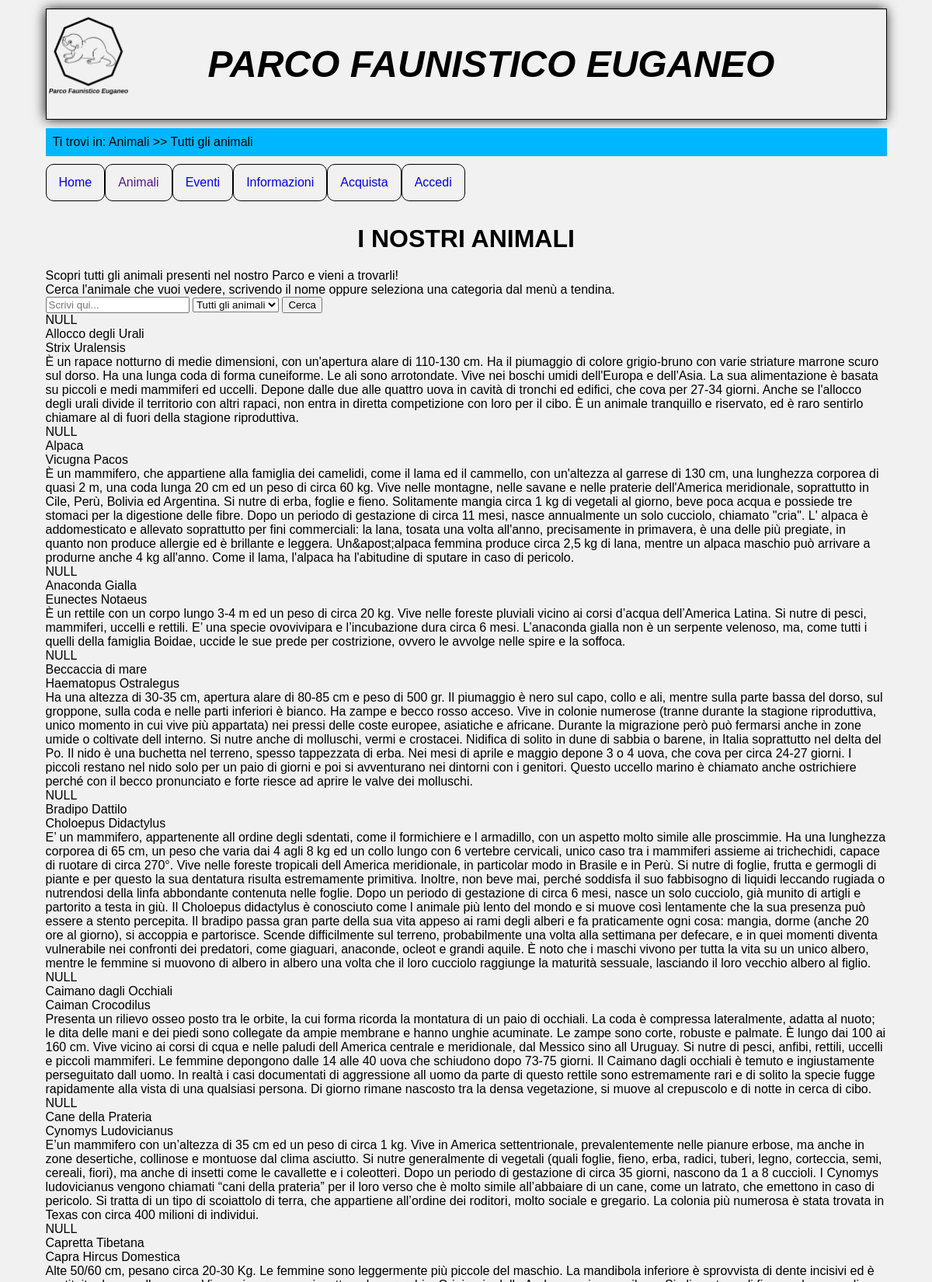
The app's page /PAGES/animali.php (upper part) with its own data.
### tables this page shows
CREATE TABLE IF NOT EXISTS Animali (
    NomeComune varchar(30),
    NomeProprio varchar(20) NULL,
    NomeScientifico varchar(50),
    Famiglia varchar(20),
    SezioneParco varchar(20),
    Descrizione text,
    Ritratto varchar(100),
    PRIMARY KEY(NomeComune)
);

### PHP/sqlInteractions.php (called while the page is built, shortened)
<?php
	class sqlInteractions {
	public $connection = null;
	public function apriConnessioneDB(){
		$this->connection = mysqli_connect(static::host,static::user,static::pass,static::dbName);
		if(!$this->connection){
			return false;
		}
		else{
			return true;
		}
	}
	public function getSelect($testo) {
		if($testo==null){
			$select = 'SELECT NomeComune, NomeScientifico, Ritratto, Descrizione FROM Animali WHERE Famiglia!=\'Cuccioli\' ORDER BY NomeComune ASC';
		}
		else{
			$select = 'SELECT NomeComune, NomeScientifico, Ritratto, Descrizione FROM Animali WHERE NomeComune LIKE \'%'.$testo.'%\' OR NomeScientifico LIKE \'%'.$testo.'%\' OR Famiglia LIKE \'%'.$testo.'%\' OR SezioneParco LIKE \'%'.$testo.'%\' ORDER BY NomeComune ASC';
		}
		$selectResult = mysqli_query($this->connection,$select);
		if(mysqli_num_rows($selectResult)==0){
			return null;
		}
		else{
			$animal = array();
			while($row=mysqli_fetch_assoc($selectResult)){
				$arraySingoloAnimale = array('NomeComune'=>$row['NomeComune'],'NomeScientifico'=>$row['NomeScientifico'],'Ritratto'=>$row['Ritratto'],'Descrizione'=>$row['Descrizione']);
				array_push($animal,$arraySingoloAnimale);
			}
			return $animal;
		}
	}
}
?>

### PAGES/animali.php (the view, shortened to what this page needs)
<?php
    require_once "../PHP/modulesInit.php";
    require_once "../PHP/sqlInteractions.php";
    $oggettoPagina = new sqlInteractions();
    $connessione = $oggettoPagina->apriConnessioneDB();
    if($connessione){
        $cercaTesto = $_POST['cerca'];
        if($cercaTesto!=null){
            $animali = $oggettoPagina->getSelect($cercaTesto);
        }
        else{
            $cercaTesto = $_POST['scegliFamiglia'];
            if($cercaTesto!=null){
                $animali = $oggettoPagina->getFamily($cercaTesto);
            }
            else{
                $animali = $oggettoPagina->getSelect($cercaTesto);
            }
        }
        if($animali==null){
            $stringaAnimali = "<p class=\"msgErr\">Non abbiamo trovato nessun animale collegato alla tua ricerca&period;</p><p class=\"msgErr\">Pu&ograve; essere che non siano presenti gli animali che cerchi in questo momento al Parco Faunistico Euganeo&period;</p>";
        }
        else{
            if($cercaTesto!=null){
                $stringaAnimali = "<p>Risultati per \"".$cercaTesto."\"</p><dl id=\"risultatiAnimali\">";
            }
            else{
                $stringaAnimali = "<dl id=\"risultatiAnimali\">";
            }
            foreach($animali as $animals){
                $stringaAnimali .= "<dt>".$animals['Ritratto']."</dt><dt>".$animals['NomeComune']."</dt><dt>".$animals['NomeScientifico']."</dt><dt>".$animals['Descrizione']."</dt>";
                }
                $stringaAnimali .= "</dl>";
        }
    }
    else{
        $stringaAnimali = "<p class=\"msgErr\">Connessione al database degli animali fallita&period;</p><p class=\"msgErr\">Per favore&comma; riprova&period;</p>";
    }
    $output = file_get_contents("../HTML/animali.html");
    $output = str_replace('<a href="animali.php">','</a>',$output);
    $output = str_replace("<menu></menu>",modulesInit::menu(),$output);
    $output = str_replace("<breadcrumb></breadcrumb>",modulesInit::breadcrumb('Animali >> Tutti gli animali'),$output);
    $output = str_replace("<tuttiAnimali></tuttiAnimali>",$stringaAnimali,$output);
    echo $output;
?>

### CSS/cssGenerale.css (style rules this page uses)
* { margin: auto; }
html, body { font-family: Verdana, Arial, Helvetica, sans-serif; font-size: 100%; max-width: 95%; margin: auto; padding: 0; }
body { background-color: #f1f1f1; }
a { text-decoration: none; }
.titolo { text-align: center; font-weight: bolder; display: block; padding: 20px; font-size: 2em; }
#header { font-size: 100%; max-width: 100%; margin: 1% 0; border: 1px solid black; -webkit-box-shadow:-1px 0 15px -1px black; -moz-box-shadow:-1px 0 15px -1px black; box-shadow:-1px 0 15px -1px black; overflow: auto; background-color: #f1f1f1; }
.logoHeader { float: left; width: 10%; height: auto; }
#header h1 { font-family: Verdana, Arial, Helvetica, sans-serif; font-size: 300%; font-style: italic; text-align: center; padding: 4%; color: black; }

### records on screen
animali: Ritratto "NULL", NomeComune "Allocco degli Urali", NomeScientifico "Strix Uralensis", Descrizione "È un rapace notturno di medie dimensioni, con un'apertura alare di 110-130 cm. Ha il piumaggio di colore grigio-bruno con varie striature marrone scuro sul dorso. Ha una lunga coda di forma cuneiforme. Le ali sono arrotondate. Vive nei boschi umidi dell'Europa e dell'Asia. La sua alimentazione è basata su piccoli e medi mammiferi ed uccelli. Depone dalle due alle quattro uova in cavità di tronchi ed edifici, che cova per 27-34 giorni. Anche se l'allocco degli urali divide il territorio con altri rapaci, non entra in diretta competizione con loro per il cibo. È un animale tranquillo e riservato, ed è raro sentirlo chiamare al di fuori della stagione riproduttiva."
animali: Ritratto "NULL", NomeComune "Alpaca", NomeScientifico "Vicugna Pacos", Descrizione "È un mammifero, che appartiene alla famiglia dei camelidi, come il lama ed il cammello, con un'altezza al garrese di 130 cm, una lunghezza corporea di quasi 2 m, una coda lunga 20 cm ed un peso di circa 60 kg. Vive nelle montagne, nelle savane e nelle praterie dell'America meridionale, soprattutto in Cile, Perù, Bolivia ed Argentina. Si nutre di erba, foglie e fieno. Solitamente mangia circa 1 kg di vegetali al giorno, beve poca acqua e possiede tre stomaci per la digestione delle fibre. Dopo un periodo di gestazione di circa 11 mesi, nasce annualmente un solo cucciolo, chiamato \"cria\". L' alpaca è addomesticato e allevato soprattutto per fini commerciali: la lana, tosata una volta…"
animali: Ritratto "NULL", NomeComune "Anaconda Gialla", NomeScientifico "Eunectes Notaeus", Descrizione "È un rettile con un corpo lungo 3-4 m ed un peso di circa 20 kg. Vive nelle foreste pluviali vicino ai corsi d’acqua dell’America Latina. Si nutre di pesci, mammiferi, uccelli e rettili. E’ una specie ovovivipara e l’incubazione dura circa 6 mesi. L’anaconda gialla non è un serpente velenoso, ma, come tutti i quelli della famiglia Boidae, uccide le sue prede per costrizione, ovvero le avvolge nelle spire e la soffoca."
animali: Ritratto "NULL", NomeComune "Beccaccia di mare", NomeScientifico "Haematopus Ostralegus", Descrizione "Ha una altezza di 30-35 cm, apertura alare di 80-85 cm e peso di 500 gr. Il piumaggio è nero sul capo, collo e ali, mentre sulla parte bassa del dorso, sul groppone, sulla coda e nelle parti inferiori è bianco. Ha zampe e becco rosso acceso. Vive in colonie numerose (tranne durante la stagione riproduttiva, unico momento in cui vive più appartata) nei pressi delle coste europee, asiatiche e africane. Durante la migrazione però può fermarsi anche in zone umide o coltivate dell interno. Si nutre anche di molluschi, vermi e crostacei. Nidifica di solito in dune di sabbia o barene, in Italia soprattutto nel delta del Po. Il nido è una buchetta nel terreno, spesso tappezzata di erba. Nei mesi di…"
animali: Ritratto "NULL", NomeComune "Bradipo Dattilo", NomeScientifico "Choloepus Didactylus", Descrizione "E’ un mammifero, appartenente all ordine degli sdentati, come il formichiere e l armadillo, con un aspetto molto simile alle proscimmie. Ha una lunghezza corporea di 65 cm, un peso che varia dai 4 agli 8 kg ed un collo lungo con 6 vertebre cervicali, unico caso tra i mammiferi assieme ai trichechidi, capace di ruotare di circa 270°. Vive nelle foreste tropicali dell America meridionale, in particolar modo in Brasile e in Perù. Si nutre di foglie, frutta e germogli di piante e per questo la sua dentatura risulta estremamente primitiva. Inoltre, non beve mai, perché soddisfa il suo fabbisogno di liquidi leccando rugiada o nutrendosi della linfa abbondante contenuta nelle foglie. Dopo un…"
animali: Ritratto "NULL", NomeComune "Caimano dagli Occhiali", NomeScientifico "Caiman Crocodilus", Descrizione "Presenta un rilievo osseo posto tra le orbite, la cui forma ricorda la montatura di un paio di occhiali. La coda è compressa lateralmente, adatta al nuoto; le dita delle mani e dei piedi sono collegate da ampie membrane e hanno unghie acuminate. Le zampe sono corte, robuste e palmate. È lungo dai 100 ai 160 cm. Vive vicino ai corsi di cqua e nelle paludi dell America centrale e meridionale, dal Messico sino all Uruguay. Si nutre di pesci, anfibi, rettili, uccelli e piccoli mammiferi. Le femmine depongono dalle 14 alle 40 uova che schiudono dopo 73-75 giorni. Il Caimano dagli occhiali è temuto e ingiustamente perseguitato dall uomo. In realtà i casi documentati di aggressione all uomo da…"
animali: Ritratto "NULL", NomeComune "Cane della Prateria", NomeScientifico "Cynomys Ludovicianus", Descrizione "E’un mammifero con un’altezza di 35 cm ed un peso di circa 1 kg. Vive in America settentrionale, prevalentemente nelle pianure erbose, ma anche in zone desertiche, collinose e montuose dal clima asciutto. Si nutre generalmente di vegetali (quali foglie, fieno, erba, radici, tuberi, legno, corteccia, semi, cereali, fiori), ma anche di insetti come le cavallette e i coleotteri. Dopo un periodo di gestazione di circa 35 giorni, nascono da 1 a 8 cuccioli. I Cynomys ludovicianus vengono chiamati “cani della prateria” per il loro verso che è molto simile all’abbaiare di un cane, come un latrato, che emettono in caso di pericolo. Si tratta di un tipo di scoiattolo di terra, che appartiene…"
animali: Ritratto "NULL", NomeComune "Capretta Tibetana", NomeScientifico "Capra Hircus Domestica"

### other values on screen
$breadcrumb "Ti trovi in: Animali >> Tutti gli animali"
